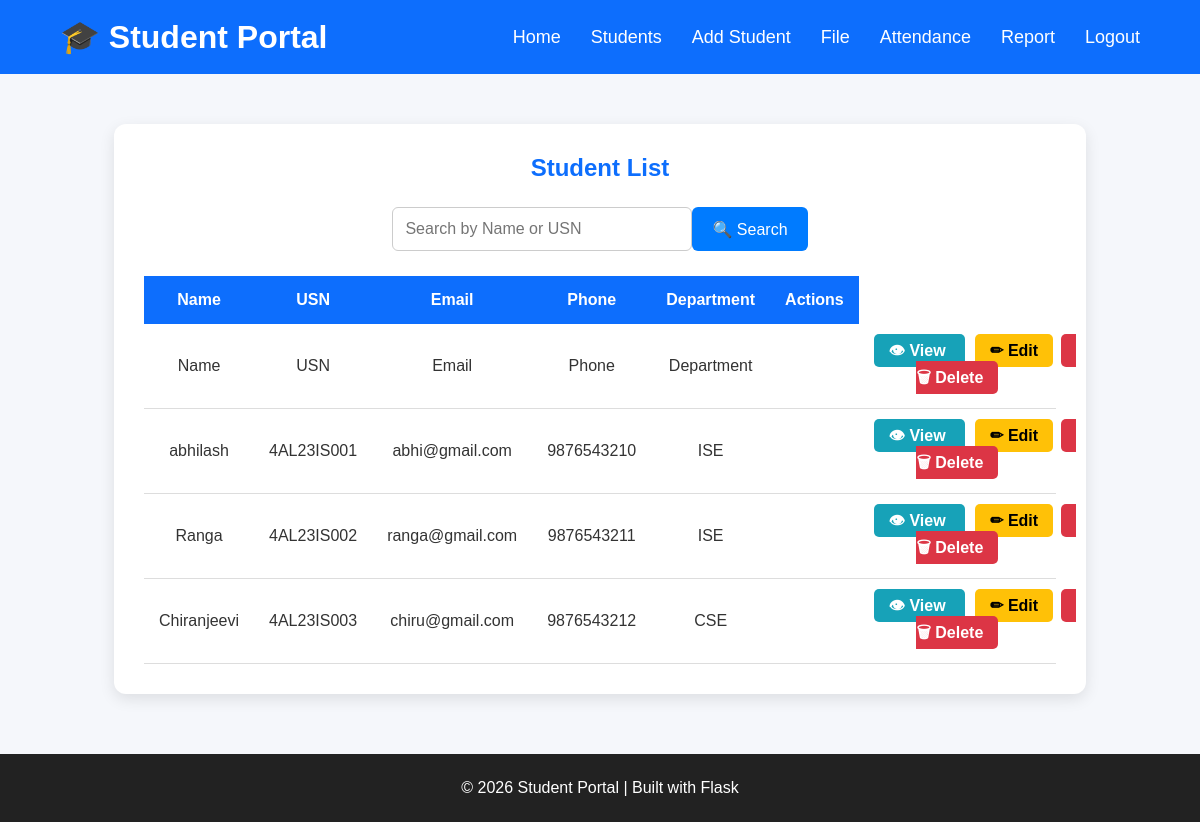
The page /students (signed in) on the database as committed earlier.
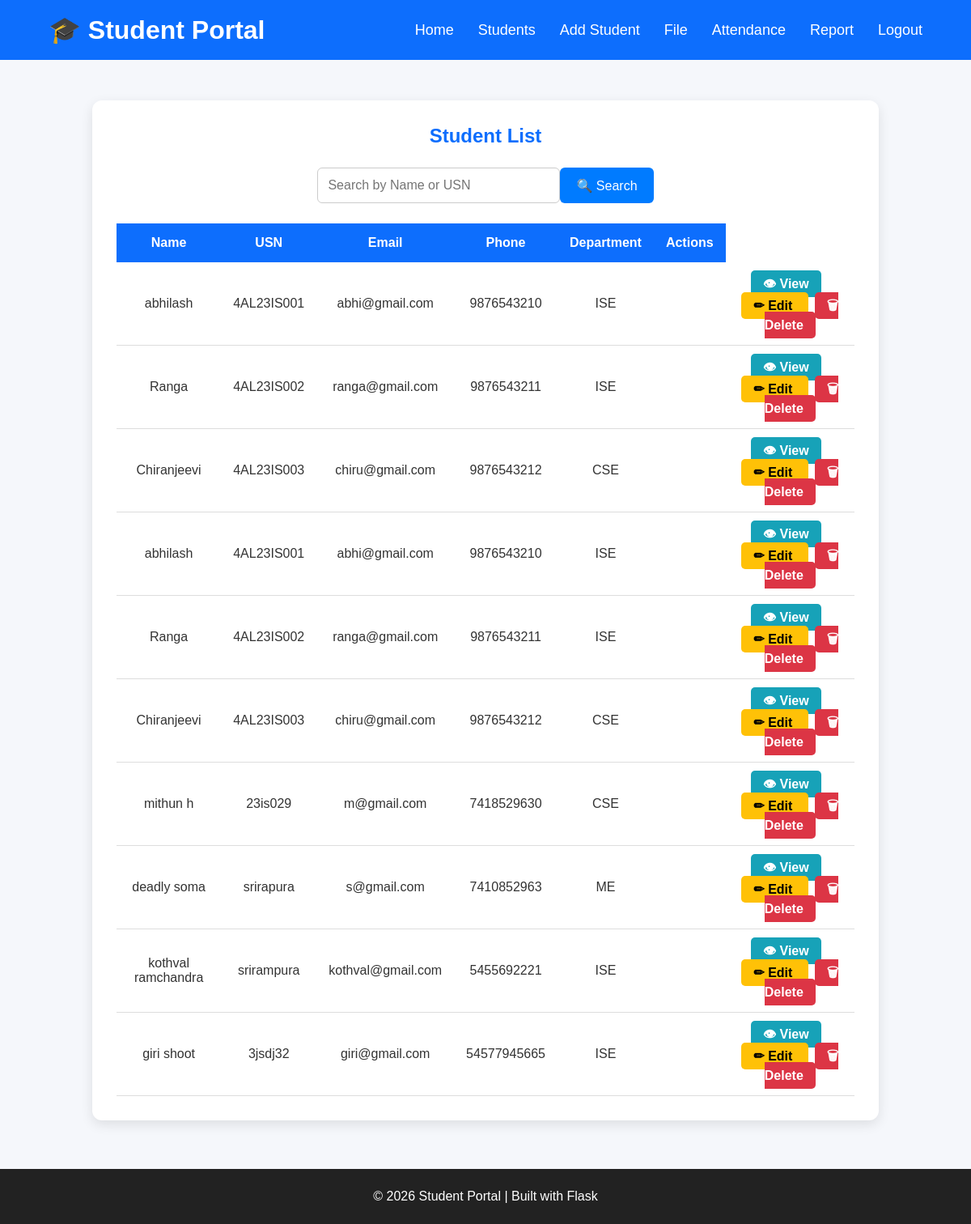
The same page on the database as committed later.
### tables this page shows
CREATE TABLE students(
        id INTEGER PRIMARY KEY AUTOINCREMENT,
        name TEXT NOT NULL,
        usn TEXT NOT NULL,
        email TEXT NOT NULL,
        phone TEXT NOT NULL,
        department TEXT NOT NULL,
        photo TEXT 
    );

### app.py (the view)
@app.route("/students")
@login_required
def student_list():
    search = request.args.get("search", "").strip()
    try:
        if search:
            students = search_students(search)
        else:
            students = get_students()
    except Exception as e:
        flash(f"Error fetching students: {str(e)}", "error")
        students = []
    return render_template(
        "students.html",
        students=students
    )

### app.py (called while the page is built)
def login_required(f):
    @wraps(f)
    def decorated_function(*args, **kwargs):
        if "admin" not in session:
            flash("Please login first.", "error")
            return redirect(url_for("home"))
        return f(*args, **kwargs)
    return decorated_function

### database.py (called while the page is built)
def connect_db():
    connection = sqlite3.connect("students.db")
    return connection

def get_students():
    connection = connect_db()
    cursor = connection.cursor()
    cursor.execute("SELECT * FROM students")
    students = cursor.fetchall()
    connection.close()
    return students

### templates/students.html
{% extends "base.html" %}
{% block content %}
<section class="student-section">
    <div class="student-container">
        <h2>Student List</h2>
        <table>
            <thead>
                <tr>
                    <th>Name</th>
                    <th>USN</th>
                    <th>Email</th>
                    <th>Phone</th>
                    <th>Department</th>
                    <th>Actions</th>
                </tr>
            </thead>
            <tbody>
                {% for student in students %}
                <tr>
                <td>{{ student[1] }}</td>
                <td>{{ student[2] }}</td>
                <td>{{ student[3] }}</td>
                <td>{{ student[4] }}</td>
                <td>{{ student[5] }}</td>
                <td>
              <td>
            <a href="/student/{{ student[0] }}" class="view-btn">
                👁 View
            </a>
            <a href="/edit-student/{{ student[0] }}" class="edit-btn">
                ✏ Edit
            </a>
            <a href="/delete-student/{{ student[0] }}"
            class="delete-btn"
            onclick="return confirm('Are you sure?')">
            🗑 Delete
            </a>
        </td>
                {% endfor %}
            </tbody>
            <div class="search-box">
                <form action="/students" method="GET">
                    <input
                        type="text"
                        name="search"
                        placeholder="Search by Name or USN"
                    >
                    <button type="submit">
                        🔍 Search
                    </button>
                </form>
            </div>
        </table>
    </div>
</section>
{% endblock %}

### templates/base.html (shortened to what this page needs)
<!DOCTYPE html>
<html lang="en">
<head>
    <link rel="stylesheet" href="{{ url_for('static', filename='css/style.css') }}">
</head>
<body>
    <header>
        <div class="container">
            <div class="logo">
                <h1>🎓 Student Portal</h1>
            </div>
            {% if session.admin %}
            <nav>
                <ul>
                    <li><a href="{{ url_for('dashboard') }}">Home</a></li>
                    <li><a href="{{ url_for('student_list') }}">Students</a></li>
                    <li><a href="{{ url_for('add_student') }}">Add Student</a></li>
                    <li><a href="{{ url_for('upload_students') }}">File</a></li>
                    <li><a href="{{ url_for('attendance') }}">Attendance</a></li>
                    <li><a href="{{ url_for('attendance_report') }}"> Report</a></li>
                    <li><a href="{{ url_for('logout') }}">Logout</a></li>
                </ul>
            </nav>
            {% endif %}
        </div>
    </header>
    <main>
        {% block content %}
        {% endblock %}
    </main>
    <footer>
        <p>© 2026 Student Portal | Built with Flask</p>
    </footer>
</body>
</html>

### static/css/style.css (style rules this page uses)
* { margin:0; padding:0; box-sizing:border-box; }
body { font-family:Arial, Helvetica, sans-serif; background:#f5f7fb; color:#333; }
header { background:#0d6efd; color:white; padding:18px 0; }
.container { width:90%; margin:auto; display:flex; justify-content:space-between; align-items:center; }
.logo h1 { font-size:32px; }
nav ul { list-style:none; display:flex; gap:30px; }
nav a { color:white; text-decoration:none; font-size:18px; transition:.3s; }
footer { background:#222; color:white; text-align:center; padding:25px; margin-top:60px; }
.student-section { width:90%; margin:50px auto; }
.student-container { background:white; padding:30px; border-radius:10px; box-shadow:0 5px 15px rgba(0,0,0,0.1); }
.student-container h2 { text-align:center; color:#0d6efd; margin-bottom:20px; }
table { width:100%; border-collapse:collapse; }
th { background:#0d6efd; color:white; padding:15px; }
td { padding:15px; text-align:center; border-bottom:1px solid #ddd; }
.edit-btn { background:#ffc107; color:black; padding:8px 15px; border-radius:5px; text-decoration:none; font-weight:bold; }
.delete-btn { background:#dc3545; color:white; padding:8px 15px; border-radius:5px; text-decoration:none; font-weight:bold; margin-left:8px; }
.search-box { width:100%; margin:25px 0; display:flex; justify-content:center; }
.search-box form { display:flex; gap:10px; }
.search-box input { width:300px; padding:12px; border:1px solid #ccc; border-radius:6px; font-size:16px; }
.search-box button { padding:12px 20px; background:#007BFF; color:white; border:none; border-radius:6px; cursor:pointer; font-size:16px; }
.view-btn { background:#17a2b8; color:white; padding:8px 15px; border-radius:5px; text-decoration:none; font-weight:bold; margin-right:10px; }
.student-container { width:90%; margin:40px auto; background:#fff; padding:30px; border-radius:12px; box-shadow:0 5px 15px rgba(0,0,0,.1); }
.student-container h2 { text-align:center; color:#0d6efd; margin-bottom:25px; }
.student-container table { width:100%; border-collapse:collapse; }
.student-container table th { background:#0d6efd; color:white; padding:15px; }
.student-container table td { padding:15px; text-align:center; border-bottom:1px solid #ddd; }

Rows that differ between the two databases and show on the page:
removed students: name "Name", usn "USN", email "Email", phone "Phone", department "Department"
added students: name "abhilash", usn "4AL23IS001", email "abhi@gmail.com", phone "9876543210", department "ISE"
added students: name "Ranga", usn "4AL23IS002", email "ranga@gmail.com", phone "9876543211", department "ISE"
added students: name "Chiranjeevi", usn "4AL23IS003", email "chiru@gmail.com", phone "9876543212", department "CSE"
added students: name "mithun h", usn "23is029", email "m@gmail.com", phone "7418529630", department "CSE"
added students: name "deadly soma", usn "srirapura", email "s@gmail.com", phone "7410852963", department "ME"
added students: name "kothval ramchandra", usn "srirampura", email "kothval@gmail.com", phone "5455692221", department "ISE"
added students: name "giri shoot", usn "3jsdj32", email "giri@gmail.com", phone "54577945665", department "ISE"
